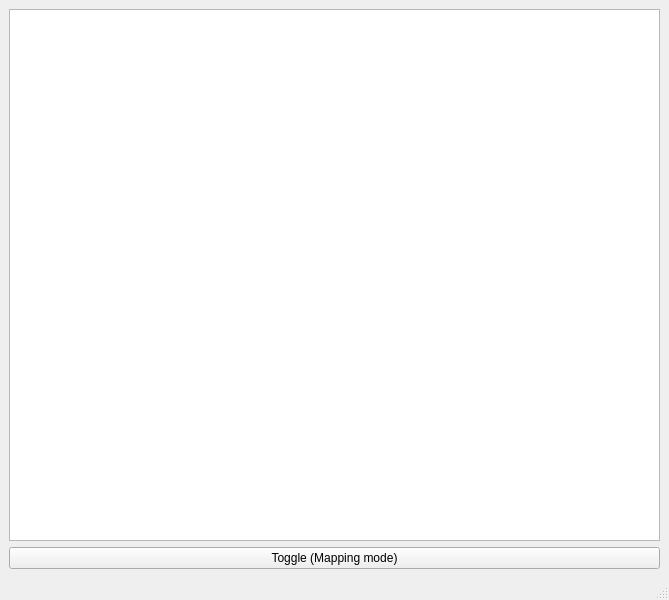
<?xml version="1.0" encoding="UTF-8"?>
<ui version="4.0">
 <class>MainWindow</class>
 <widget class="QMainWindow" name="MainWindow">
  <property name="geometry">
   <rect>
    <x>0</x>
    <y>0</y>
    <width>669</width>
    <height>600</height>
   </rect>
  </property>
  <property name="windowTitle">
   <string>MainWindow</string>
  </property>
  <widget class="QWidget" name="centralwidget">
   <layout class="QGridLayout" name="gridLayout">
    <item row="0" column="0">
     <widget class="QListWidget" name="listWidget"/>
    </item>
    <item row="1" column="0">
     <widget class="QPushButton" name="pushButton">
      <property name="text">
       <string>Toggle (Mapping mode)</string>
      </property>
     </widget>
    </item>
   </layout>
  </widget>
  <widget class="QMenuBar" name="menubar">
   <property name="geometry">
    <rect>
     <x>0</x>
     <y>0</y>
     <width>669</width>
     <height>22</height>
    </rect>
   </property>
  </widget>
  <widget class="QStatusBar" name="statusbar"/>
 </widget>
 <resources/>
 <connections/>
</ui>
